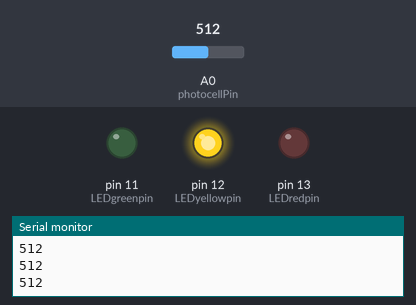
The sketch below on a simulated Arduino Uno, built with avr-gcc and run on an emulated ATmega328P. Shown: output pins drawn as LEDs (lit = HIGH), the last lines printed to the serial monitor. The inputs (shaded band) are chosen by the test bench; at power-on: A0 (photocellPin) = 512.

Above: at 1.2 s.
1.3 s: A0 (photocellPin) set to 691
2.8 s: A0 (photocellPin) set to 718
At 3.3 s:
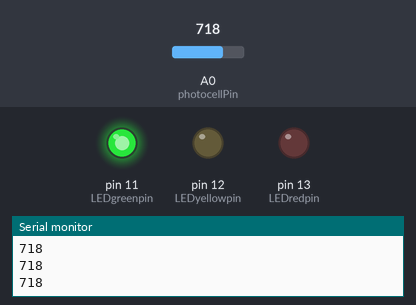
4.3 s: A0 (photocellPin) set to 290
At 4.7 s:
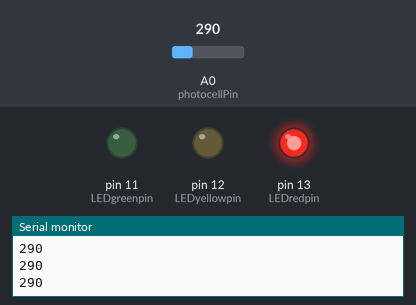
5.8 s: A0 (photocellPin) set to 311
At 7.0 s:
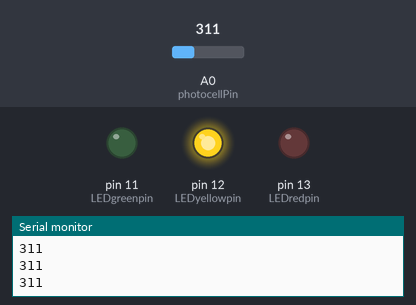
7.3 s: A0 (photocellPin) set to 122
At 8.5 s:
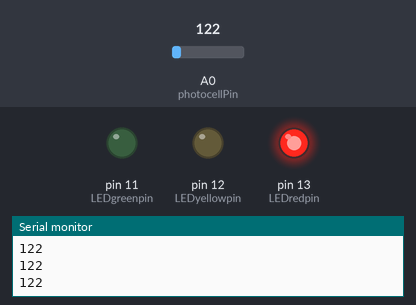
Timing chart, 0 to 9.8 s (numbered marks = the images above; inputs shaded):
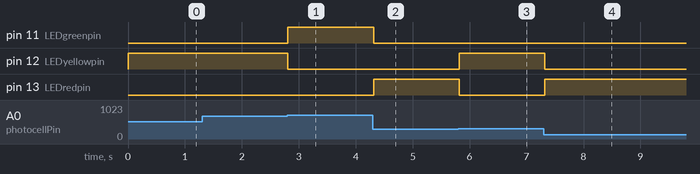

Measured:
- the behaviour switches between 700 and 701 on A0 (photocellPin) (found by bisection; images 0 and 1)
- the behaviour switches between 300 and 301 on A0 (photocellPin) (found by bisection; images 2 and 3)
- after the input at 2.8 s, pin 11 (LEDgreenpin): LOW → HIGH at once; pin 12 (LEDyellowpin): HIGH → LOW at once
- after the input at 4.3 s, pin 11 (LEDgreenpin): HIGH → LOW at once; pin 13 (LEDredpin): LOW → HIGH at once
- after the input at 5.8 s, pin 12 (LEDyellowpin): LOW → HIGH at once; pin 13 (LEDredpin): HIGH → LOW at once
- after the input at 7.3 s, pin 12 (LEDyellowpin): HIGH → LOW at once; pin 13 (LEDredpin): LOW → HIGH at once

The sketch:

light.pde
```cpp
int photocellPin = 0;
int photocellReading;
int LEDgreenpin = 11;
int LEDyellowpin = 12;
int LEDredpin = 13;
int LEDbrightness;

void setup(void) {
  pinMode(LEDgreenpin, OUTPUT);
  pinMode(LEDredpin, OUTPUT);
  pinMode(LEDyellowpin, OUTPUT);
  Serial.begin(9600);
}

void loop(void) {
  photocellReading = analogRead(photocellPin);

  if (photocellReading < 300)
  {
    digitalWrite(LEDredpin, HIGH);
    digitalWrite(LEDgreenpin, LOW);
    digitalWrite(LEDyellowpin, LOW);
    // Serial.print("RED\n");
  }
  else if (photocellReading > 300 && photocellReading < 700)
  {
    digitalWrite(LEDyellowpin, HIGH);
    digitalWrite(LEDgreenpin, LOW);
    digitalWrite(LEDredpin, LOW);
    // Serial.print("YELLOW\n");
  }
  else if (photocellReading > 700)
  {
    digitalWrite(LEDgreenpin, HIGH);
    digitalWrite(LEDyellowpin, LOW);
    digitalWrite(LEDredpin, LOW);
    // Serial.print("GREEN\n");
  }
  Serial.println(photocellReading);
  delay(100);
}
```
